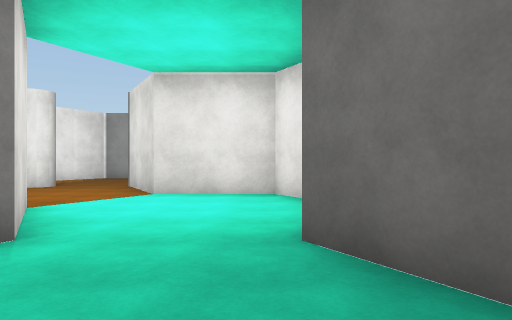
View 1 (above)

16 first-person views from a walk through a Unity game level. The camera is 1.4 m above the floor, looks level and sees 70° across. The floor is counted in squares, 2 m on a side. Each view is taken from the middle of a square. On the plan, view 1 faces up. The plan holds only what a view shows up to about 11 squares ahead; the rest is blank. The place goes on beyond the plan. The player is left out. Surface patterns are stand-ins for the level's own textures.

View 2
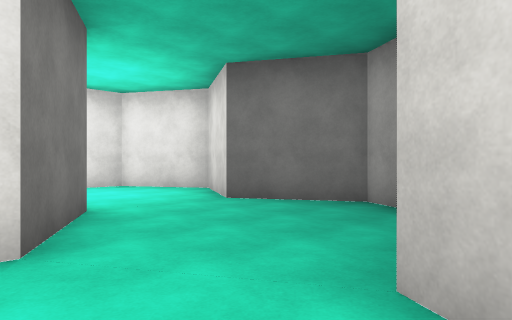

View 3
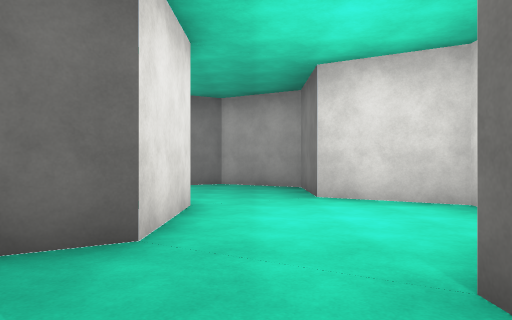

View 4
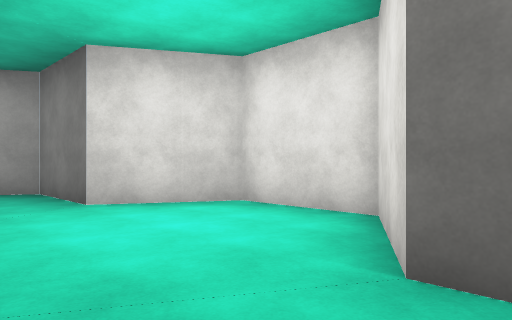

View 5
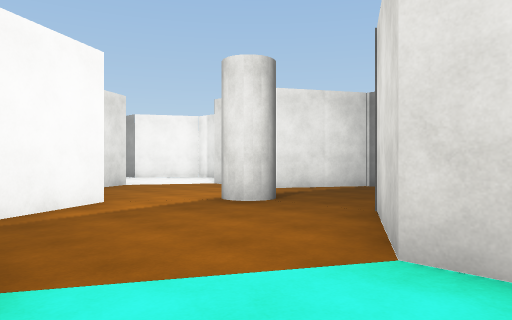

View 6
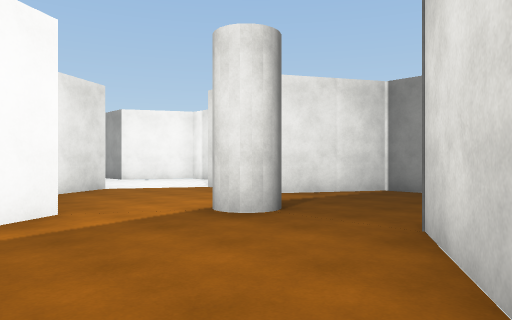

View 7
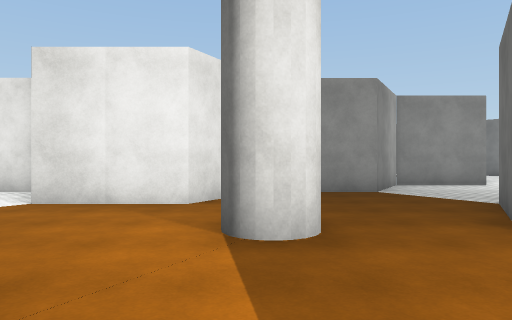

View 8
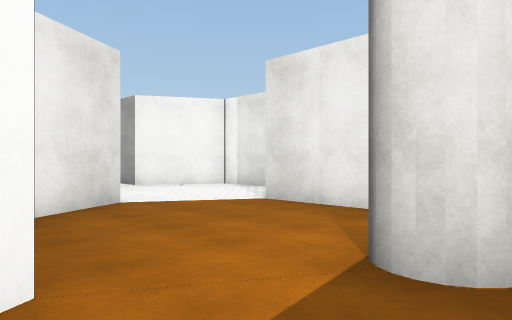

View 9
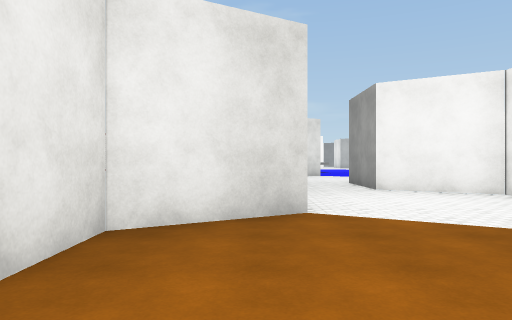

View 10
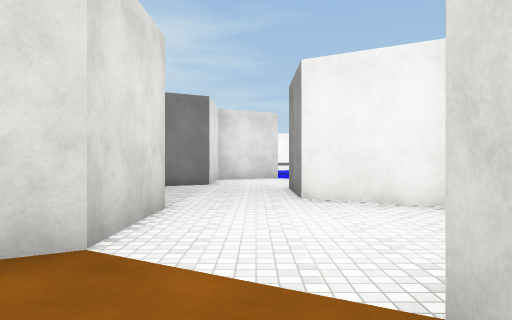

View 11
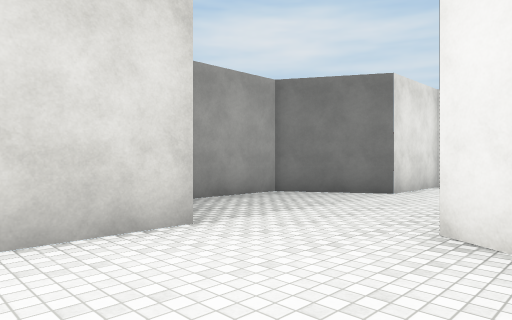

View 12
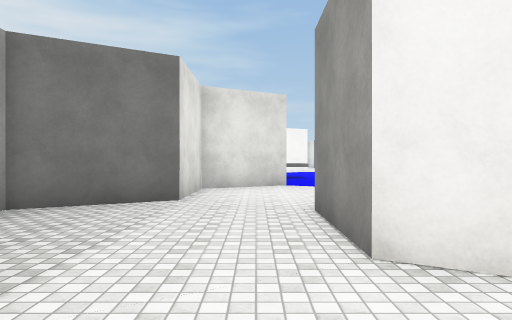

View 13
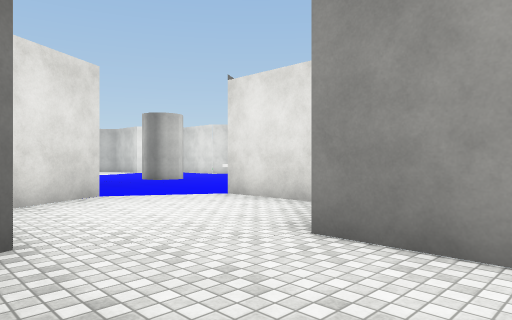

View 14
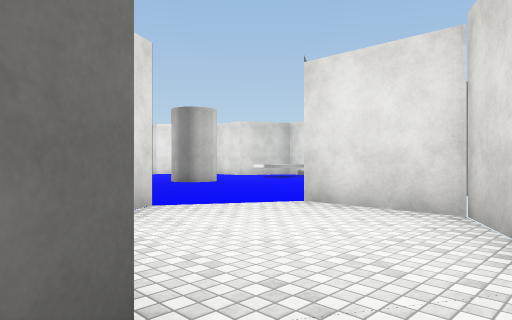

View 15
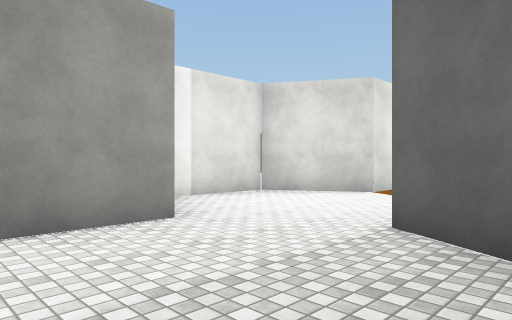

View 16
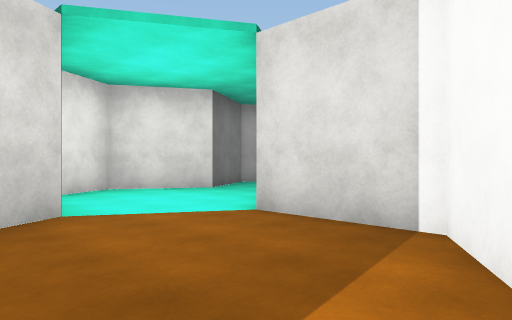

### Floor plan
Points are (right, up) in squares from view 1. A wall is a line through its corners. A room is listed if a view was taken in it or the views show most of it. See-through windows are left out.
Room 1 (views 1, 5, 6)
walls: (-2.8, 4.5) (-2.1, 3.2) (-3.3, 1); (-2.1, -1.2) (0.4, -1.2) (1.7, 1) (0.4, 3.2) (1.7, 5.3) (0.4, 7.5) (-2.1, 7.5)
ways out: opening at (-2.5, -0.5) to room 2; opening at (-3, 6) to room 4
Room 2 (view 2)
walls: (-7.1, -1.2) (-5.8, -3.3) (-3.3, -3.3) (-2.1, -1.2); (-3.3, 1) (-5.8, 1)
ways out: opening at (-2.5, -0.5) to room 1; opening at (-6.5, -0.5) to room 3
Room 3 (views 3, 4)
walls: (-5.8, 1) (-6.4, 2); (-7.6, -1.2) (-7.1, -1.2)
ways out: opening at (-6.5, -0.5) to room 2
Room 4 (views 7, 8, 9, 10, 16)
walls: (-7.1, 7.6) (-5.8, 5.3) (-3.3, 5.3) (-2.8, 4.5); (-3.1, 10.2) (-2.1, 11.9); (-10, 8.3) (-9.6, 7.5) (-8, 7.5); (-2.1, 7.5) (-3.4, 9.8); (-3.3, 14) (-5.8, 14) (-7.1, 11.8) (-9.6, 11.8)
ways out: opening at (-3, 6) to room 1; opening at (-10, 10) to room 5; opening at (-2.5, 12.5)
Room 5 (views 11, 12)
walls: (-13.3, 9.7) (-10.8, 9.7) (-10, 8.3); (-9.6, 11.8) (-10.8, 14) (-13.3, 14) (-14.6, 11.8)
ways out: opening at (-10, 10) to room 4; opening at (-13.5, 10.5) to room 6
Room 6 (views 13, 14, 15)
walls: (-14.1, 8.4) (-13.3, 9.7); (-18.3, 9.7) (-17.1, 7.5) (-14.9, 7.5); (-14.6, 11.8) (-17.1, 11.8)
ways out: opening at (-13.5, 10.5) to room 5; opening at (-17.5, 10.5) to room 7
Room 7 (no view inside)
walls: (-17.6, 12.8) (-18.3, 14) (-20.9, 14); (-22.1, 11.9) (-20.8, 9.7) (-18.3, 9.7)
ways out: opening at (-17.5, 10.5) to room 6; opening at (-21.5, 12.5)

Positions as (right, up) in squares from view 1, and headings:
1: (0, 0), facing up
2: (-4, -2), facing up-right
3: (-9, 0), facing right
4: (-8, 1), facing down-right
5: (-1, 5), facing up-left
6: (-2, 6), facing up-left
7: (-6, 6), facing up
8: (-5, 7), facing up-left
9: (-6, 9), facing left
10: (-8, 11), facing left
11: (-11, 13), facing down-left
12: (-12, 11), facing left
13: (-15, 9), facing up-left
14: (-17, 9), facing up-left
15: (-17, 8), facing up-right
16: (-7, 9), facing down-right
